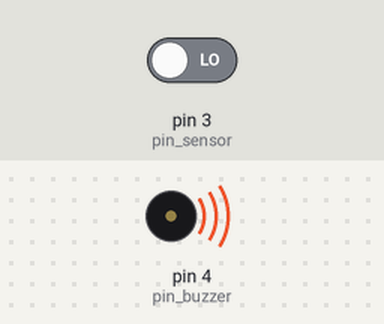
This sketch was run on a simulated Arduino Uno, built with avr-gcc and run on an emulated ATmega328P. Shown: buzzer (waves = sounding). The test bench sets the inputs (shaded band); at power-on: pin 3 (pin_sensor) LOW.

Above: at 0.1 s.
At 1.6 s:
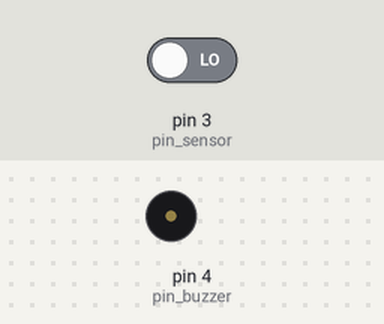
1.7 s: pin 3 (pin_sensor) driven HIGH
At 1.82 s:
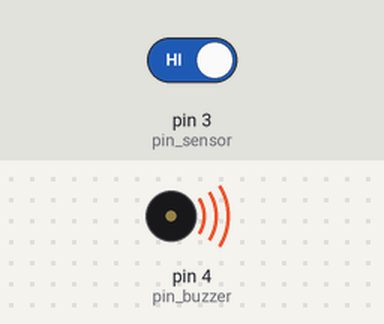
Timing chart, 0 to 10.7 s (numbered marks = the images above; inputs shaded):
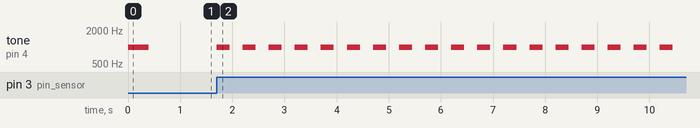

The sketch:

arduino-v1.ino
```cpp
const int pin_sensor = 3;
const int pin_buzzer = 4;
const int beep_frequency = 1000;
int value = 0;

void beep(int interval)
{
  tone(pin_buzzer, beep_frequency, interval);
}

void alert()
{
  for(int i=0; i<20; i++)
  {
    tone(pin_buzzer, beep_frequency);
    delay(250);
    noTone(pin_buzzer);
    delay(250);
  }
}

void setup() {
  // put your setup code here, to run once:
  pinMode(pin_sensor, INPUT);
  pinMode(pin_buzzer, OUTPUT);
  beep(200);
  delay(200);
  noTone(pin_buzzer);
  beep(200);
  delay(200);
}

void loop() {
  // put your main code here, to run repeatedly:
  value=digitalRead(pin_sensor);
  if (value == HIGH)
  {
    alert();
  }
}
```

Measured:
- after the input at 1.7 s, tone on pin 4 (pin_buzzer): alternates 1000 Hz for 0.25 s and silent for 0.25 s, starting at once
